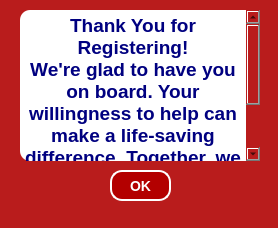
<?xml version="1.0" encoding="UTF-8"?>
<ui version="4.0">
 <class>MainWindow</class>
 <widget class="QMainWindow" name="MainWindow">
  <property name="geometry">
   <rect>
    <x>0</x>
    <y>0</y>
    <width>278</width>
    <height>228</height>
   </rect>
  </property>
  <property name="maximumSize">
   <size>
    <width>280</width>
    <height>228</height>
   </size>
  </property>
  <property name="windowTitle">
   <string>MainWindow</string>
  </property>
  <property name="styleSheet">
   <string notr="true">background-color: rgb(185, 28, 28);</string>
  </property>
  <widget class="QWidget" name="centralwidget">
   <widget class="QTextEdit" name="textEdit">
    <property name="geometry">
     <rect>
      <x>20</x>
      <y>10</y>
      <width>240</width>
      <height>151</height>
     </rect>
    </property>
    <property name="maximumSize">
     <size>
      <width>240</width>
      <height>170</height>
     </size>
    </property>
    <property name="font">
     <font>
      <pointsize>12</pointsize>
     </font>
    </property>
    <property name="styleSheet">
     <string notr="true">background-color: rgb(255, 255, 255);
color: rgb(0, 0, 128);
color: rgb(0, 0, 128);
 border-radius: 10px;</string>
    </property>
    <property name="midLineWidth">
     <number>6</number>
    </property>
    <property name="lineWrapMode">
     <enum>QTextEdit::WidgetWidth</enum>
    </property>
    <property name="readOnly">
     <bool>true</bool>
    </property>
    <property name="html">
     <string>&lt;!DOCTYPE HTML PUBLIC &quot;-//W3C//DTD HTML 4.0//EN&quot; &quot;http://www.w3.org/TR/REC-html40/strict.dtd&quot;&gt;
&lt;html&gt;&lt;head&gt;&lt;meta name=&quot;qrichtext&quot; content=&quot;1&quot; /&gt;&lt;meta charset=&quot;utf-8&quot; /&gt;&lt;style type=&quot;text/css&quot;&gt;
p, li { white-space: pre-wrap; }
hr { height: 1px; border-width: 0; }
li.unchecked::marker { content: &quot;\2610&quot;; }
li.checked::marker { content: &quot;\2612&quot;; }
&lt;/style&gt;&lt;/head&gt;&lt;body style=&quot; font-family:'.AppleSystemUIFont'; font-size:12pt; font-weight:400; font-style:normal;&quot;&gt;
&lt;p align=&quot;center&quot; style=&quot; margin-top:0px; margin-bottom:0px; margin-left:0px; margin-right:0px; -qt-block-indent:0; text-indent:0px;&quot;&gt;&lt;span style=&quot; font-family:'Segoe UI'; font-size:14pt; font-weight:700; color:#000080;&quot;&gt;Thank You for Registering!&lt;br /&gt;We're glad to have you on board. Your willingness to help can make a life-saving difference. Together, we can build a stronger, healthier community—one donation at a time.&lt;/span&gt;&lt;/p&gt;&lt;/body&gt;&lt;/html&gt;</string>
    </property>
   </widget>
   <widget class="QPushButton" name="okButton">
    <property name="geometry">
     <rect>
      <x>110</x>
      <y>170</y>
      <width>61</width>
      <height>31</height>
     </rect>
    </property>
    <property name="styleSheet">
     <string notr="true">/* Общий стиль для всего окна */
QWidget {
    background-color: #b30000; /* насыщенный красный */
    font-family: 'Segoe UI', sans-serif;
    color: white;
}

/* Заголовки */
QLabel#titleLabel {
    font-size: 24px;
    font-weight: bold;
    color: white;
}

/* Подзаголовки и текст */
QLabel {
    font-size: 14px;
    color: white;
}

/* Поля ввода */
QLineEdit {
    background-color: white;
    border: 2px solid #ff4d4d;
    border-radius: 10px;
    padding: 6px;
    color: #333;
    font-size: 14px;
}

/* Фокус на поле */
QLineEdit:focus {
    border: 2px solid #ff1a1a;
}

/* Кнопки */
QPushButton {
    background-color: #b30000;
    color: white;
    font-weight: bold;
    font-size: 14px;
    border-radius: 12px;
    padding: 8px 16px;
    border: 2px solid white;
}

QPushButton:hover {
    background-color: #ffcccc;
    color: #800000;
}

QPushButton:pressed {
    background-color: #ffe6e6;
    border: 2px solid #ff9999;
}

/* Ошибки или уведомления */
QLabel#errorLabel {
    color: #ffcccc;
    font-size: 12px;
}

/* Кнопки внизу: Sign In / Sign Up переключение */
QPushButton#switchButton {
    background: transparent;
    color: white;
    font-size: 12px;
    text-decoration: underline;
    border: none;
}

QPushButton#switchButton:hover {
    color: #ff9999;
}</string>
    </property>
    <property name="text">
     <string>OK</string>
    </property>
   </widget>
  </widget>
  <widget class="QMenuBar" name="menubar">
   <property name="geometry">
    <rect>
     <x>0</x>
     <y>0</y>
     <width>278</width>
     <height>21</height>
    </rect>
   </property>
  </widget>
  <widget class="QStatusBar" name="statusbar"/>
 </widget>
 <resources/>
 <connections/>
</ui>
